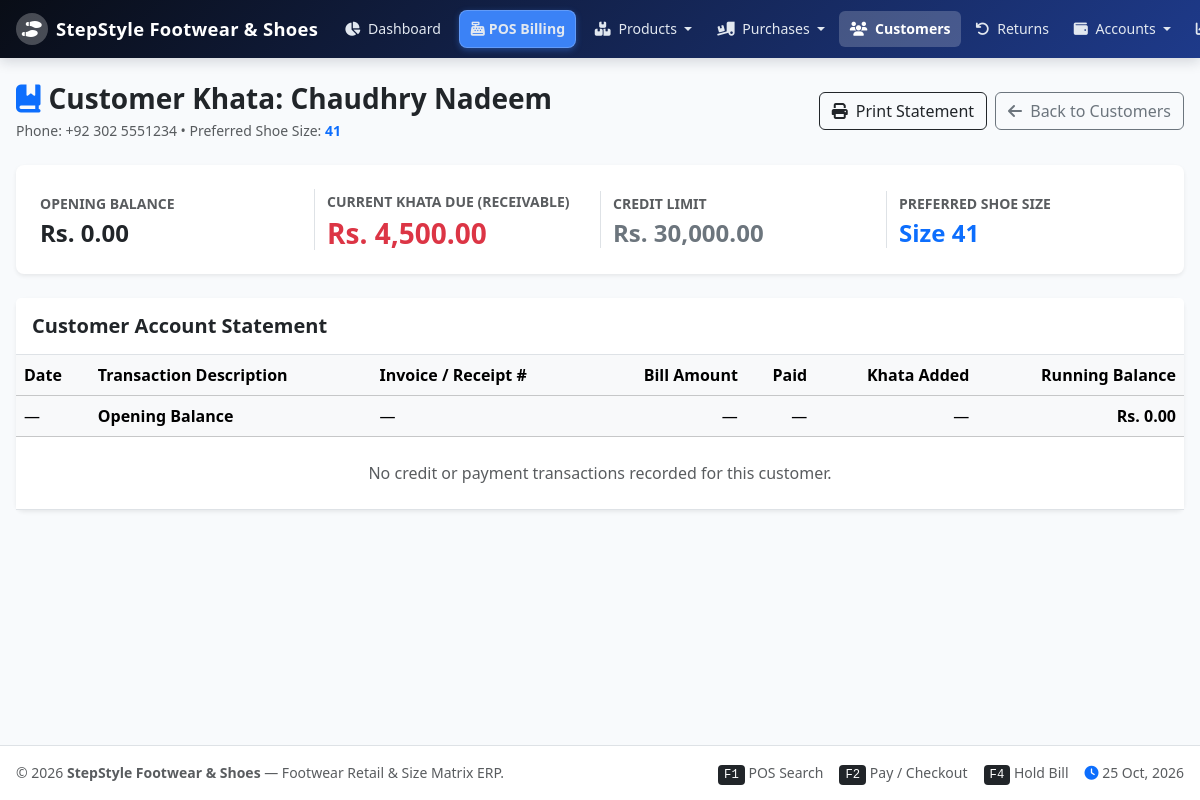
/customer_ledger.php?id=2 (signed in), run on the app's committed database.
### tables this page shows
CREATE TABLE `customers` (
  `id` INT AUTO_INCREMENT PRIMARY KEY,
  `name` VARCHAR(100) NOT NULL,
  `phone` VARCHAR(30) NULL,
  `email` VARCHAR(100) NULL,
  `address` TEXT NULL,
  `preferred_size` VARCHAR(20) NULL,
  `credit_limit` DECIMAL(12,2) NOT NULL DEFAULT 50000.00,
  `opening_balance` DECIMAL(12,2) NOT NULL DEFAULT 0.00,
  `current_balance` DECIMAL(12,2) NOT NULL DEFAULT 0.00,
  `created_at` TIMESTAMP DEFAULT CURRENT_TIMESTAMP
);

### config/functions.php (called while the page is built, shortened)
<?php
function get_setting($key, $default = '') {
    static $settings_cache = null;
    if ($settings_cache === null) {
        $db = getDB();
        $stmt = $db->query("SELECT setting_key, setting_value FROM settings");
        $settings_cache = [];
        while ($row = $stmt->fetch()) {
            $settings_cache[$row['setting_key']] = $row['setting_value'];
        }
    }
    return $settings_cache[$key] ?? $default;
}
function format_currency($amount, $show_symbol = true) {
    $symbol = get_setting('currency_symbol', 'Rs.');
    $formatted = number_format((float)$amount, 2);
    return $show_symbol ? $symbol . ' ' . $formatted : $formatted;
}
function clean($str) {
    return htmlspecialchars(trim((string)$str), ENT_QUOTES, 'UTF-8');
}

### customer_ledger.php (the view, shortened to what this page needs)
<?php
$db = getDB();
$customer_id = (int)($_GET['id'] ?? 0);
$stmt = $db->prepare("SELECT * FROM customers WHERE id = ?");
$stmt->execute([$customer_id]);
$customer = $stmt->fetch();
$ledger = [];
usort($ledger, function($a, $b) {
    return strtotime($a['tx_date']) <=> strtotime($b['tx_date']);
});
require_once __DIR__ . '/includes/header.php';
?>
<div class="container-fluid px-3 pt-3">
    <div class="d-flex justify-content-between align-items-center mb-4">
        <div>
            <h2 class="h3 fw-bold text-dark mb-1">
                <i class="fa-solid fa-book-bookmark text-primary me-2"></i>Customer Khata: <?= clean($customer['name']) ?>
            </h2>
            <p class="text-muted small mb-0">Phone: <?= clean($customer['phone'] ?? '-') ?> &bull; Preferred Shoe Size: <strong class="text-primary"><?= clean($customer['preferred_size'] ?? 'N/A') ?></strong></p>
        </div>
        <div class="d-flex gap-2">
            <button onclick="window.print()" class="btn btn-outline-dark">
                <i class="fa-solid fa-print me-1"></i> Print Statement
            </button>
            <a href="customers.php" class="btn btn-outline-secondary">
                <i class="fa-solid fa-arrow-left me-1"></i> Back to Customers
            </a>
        </div>
    </div>
    <div class="card border-0 shadow-sm rounded-3 p-4 bg-white mb-4">
        <div class="row align-items-center">
            <div class="col-md-3">
                <span class="text-muted small fw-semibold text-uppercase">Opening Balance</span>
                <h4 class="fw-bold text-dark mt-1 mb-0"><?= format_currency($customer['opening_balance']) ?></h4>
            </div>
            <div class="col-md-3 border-start">
                <span class="text-muted small fw-semibold text-uppercase">Current Khata Due (Receivable)</span>
                <h3 class="fw-bold text-danger mt-1 mb-0"><?= format_currency($customer['current_balance']) ?></h3>
            </div>
            <div class="col-md-3 border-start">
                <span class="text-muted small fw-semibold text-uppercase">Credit Limit</span>
                <h4 class="fw-bold text-secondary mt-1 mb-0"><?= format_currency($customer['credit_limit']) ?></h4>
            </div>
            <div class="col-md-3 border-start">
                <span class="text-muted small fw-semibold text-uppercase">Preferred Shoe Size</span>
                <h4 class="fw-bold text-primary mt-1 mb-0">Size <?= clean($customer['preferred_size'] ?? 'None') ?></h4>
            </div>
        </div>
    </div>
    <div class="card border-0 shadow-sm rounded-3 bg-white">
        <div class="card-header bg-white py-3 border-bottom">
            <h5 class="fw-bold text-dark mb-0">Customer Account Statement</h5>
        </div>
        <div class="table-responsive">
            <table class="table table-hover align-middle mb-0">
                <thead class="table-light">
                    <tr>
                        <th>Date</th>
                        <th>Transaction Description</th>
                        <th>Invoice / Receipt #</th>
                        <th class="text-end">Bill Amount</th>
                        <th class="text-end">Paid</th>
                        <th class="text-end">Khata Added</th>
                        <th class="text-end">Running Balance</th>
                    </tr>
                </thead>
                <tbody>
                    <tr class="table-light">
                        <td>&mdash;</td>
                        <td><strong>Opening Balance</strong></td>
                        <td>&mdash;</td>
                        <td class="text-end">&mdash;</td>
                        <td class="text-end">&mdash;</td>
                        <td class="text-end">&mdash;</td>
                        <td class="text-end fw-bold"><?= format_currency($customer['opening_balance']) ?></td>
                    </tr>
                    <?php
                    if (empty($ledger)):
                    ?>
                        <tr><td colspan="7" class="text-center py-4 text-muted">No credit or payment transactions recorded for this customer.</td></tr>
                    <?php endif; ?>
                </tbody>
            </table>
        </div>
    </div>
</div>
<?php require_once __DIR__ . '/includes/footer.php'; ?>

### assets/css/style.css (style rules this page uses)
:root { --primary-color: #2563eb; --primary-hover: #1d4ed8; --secondary-color: #0f172a; --accent-color: #0284c7; --success-color: #10b981; --warning-color: #f59e0b; --danger-color: #ef4444; --bg-light: #f8fafc; --card-bg: #ffffff; --border-color: #e2e8f0; --text-main: #0f172a; --text-muted: #64748b; }
html, body { max-width: 100%; overflow-x: hidden; margin: 0; padding: 0; }
body { font-family: 'Segoe UI', system-ui, -apple-system, BlinkMacSystemFont, 'Roboto', sans-serif; background-color: var(--bg-light); color: var(--text-main); min-height: 100vh; display: flex; flex-direction: column; -webkit-font-smoothing: antialiased; }
.table-responsive { max-width: 100%; overflow-x: auto; -webkit-overflow-scrolling: touch; }

### data on the page
customers: name "Chaudhry Nadeem", phone "+92 302 5551234", preferred_size "41", opening_balance "Rs. 0.00", current_balance "Rs. 4,500.00", credit_limit "Rs. 30,000.00"

### other printed values
$shop_name "StepStyle Footwear & Shoes"
get_setting('shop_name', 'Shoes POS') "StepStyle Footwear & Shoes"
